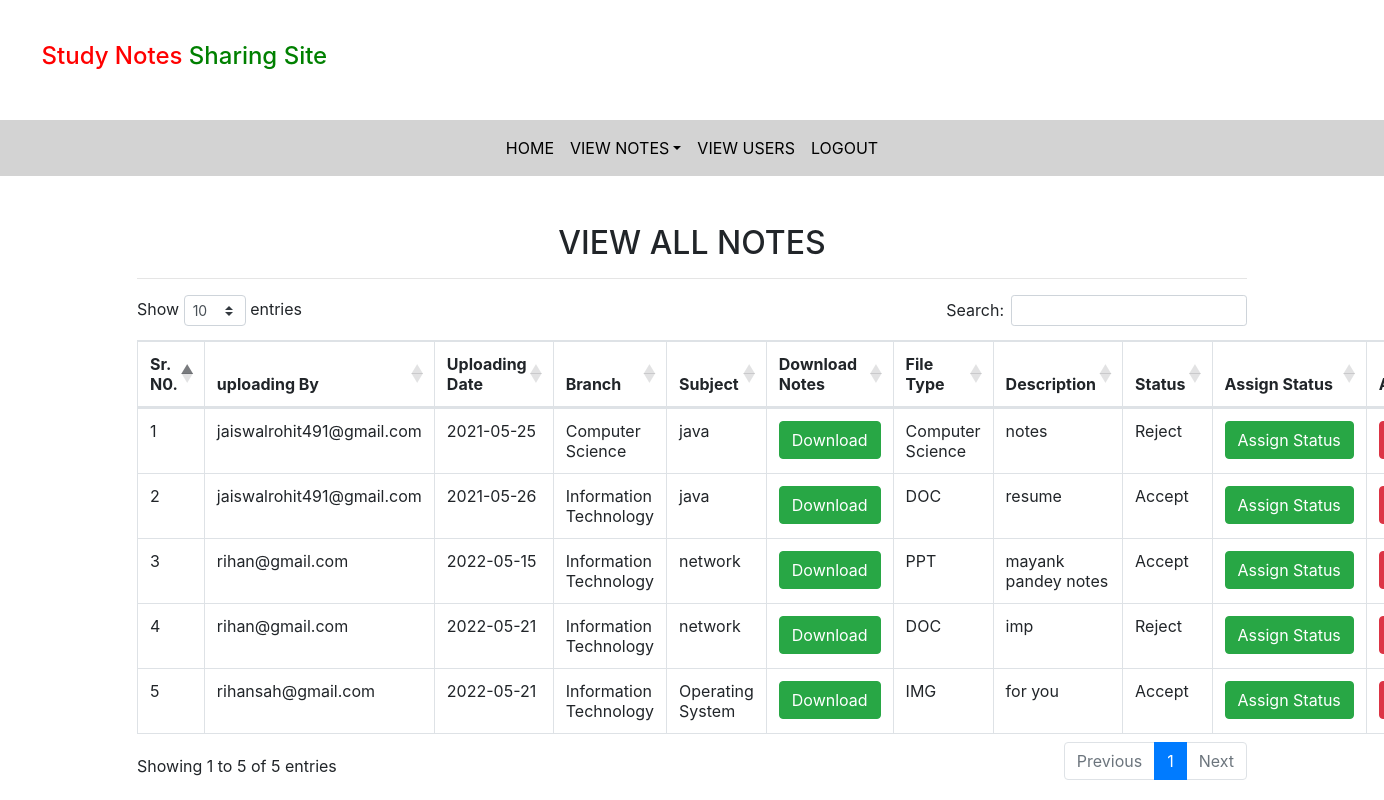
The app's page /all_notes/ (signed in) with its own data.
### notes/models.py (models this page shows, shortened)
class Notes(models.Model):
    user = models.ForeignKey(User, on_delete=models.CASCADE)
    uploadingdate = models.CharField(max_length=30)
    branch = models.CharField(max_length=30)
    subject = models.CharField(max_length=30,)
    notesfile = models.FileField(null=True)
    filetype = models.CharField(max_length=30,)
    description = models.CharField(max_length=200, null=True)
    status=models.CharField(max_length=15,)

### notes/views.py (the view)
# urls.py: path('all_notes/',all_notes,name='all_notes'),
def all_notes(request):
    if not request.user.is_authenticated:
        return redirect('login_admin')
    notes = Notes.objects.all()
    d = {'notes':notes}
    return render(request,'all_notes.html',d)

### notes/templates/all_notes.html (shortened to what this page needs)
{% extends 'admin_nav.html' %}
{% load static %}
{% block body %}
<link rel="stylesheet" href="https://cdnjs.cloudflare.com/ajax/libs/twitter-bootstrap/4.5.2/css/bootstrap.css">
<link rel="stylesheet" href="https://cdn.datatables.net/1.10.24/css/dataTables.bootstrap4.min.css">
<div class="container mt-5">
    <h2 class="text-center">VIEW ALL NOTES</h2>
    <HR>
    <table class="table table-bordered" id="example">
       <thead>
           <tr>
               <th>Sr. N0.</th>
               <th>uploading By</th>
               <th>Uploading Date</th>
               <th>Branch</th>
               <th>Subject</th>
               <th>Download Notes</th>
               <th>File Type</th>
               <th>Description</th>
               <th>Status</th>
               <th>Assign Status</th>
               <th>Action</th>
           </tr>
       </thead>
       <tbody>
           {% for i in notes %}
           <tr>
               <td>{{forloop.counter}}</td>
               <td>{{i.user.username}}</td>
               <td>{{i.uploadingdate}}</td>
               <td>{{i.branch}}</td>
               <td>{{i.subject}}</td>
               <td><a href="{{i.notesfile.url}}" class="btn btn-success" download>Download</a></td>
               <td>{{i.filetype}}</td>
               <td>{{i.description}}</td>
               <td>{{i.status}}</td>
               <td><a href="{% url 'assign_status' i.id %}" class = "btn btn-success">Assign&nbsp;Status</a></td>
               <td><a href="{% url 'delete_notes' i.id %}" class = "btn btn-danger" onclick="return confirm('Are you sure?')">Delete</a></td>
           </tr>
           {% endfor %}
        </tbody>
   </table>
</div>
{% endblock %}

### records on screen
Notes: user.username "jaiswalrohit491@gmail.com", uploadingdate "2021-05-25", branch "Computer Science", subject "java", filetype "Computer Science", description "notes", status "Reject"
Notes: user.username "jaiswalrohit491@gmail.com", uploadingdate "2021-05-26", branch "Information Technology", subject "java", filetype "DOC", description "resume", status "Accept"
Notes: user.username "rihan@gmail.com", uploadingdate "2022-05-15", branch "Information Technology", subject "network", filetype "PPT", description "mayank pandey notes", status "Accept"
Notes: user.username "rihan@gmail.com", uploadingdate "2022-05-21", branch "Information Technology", subject "network", filetype "DOC", description "imp", status "Reject"
Notes: user.username "rihansah@gmail.com", uploadingdate "2022-05-21", branch "Information Technology", subject "Operating System", filetype "IMG", description "for you", status "Accept"
